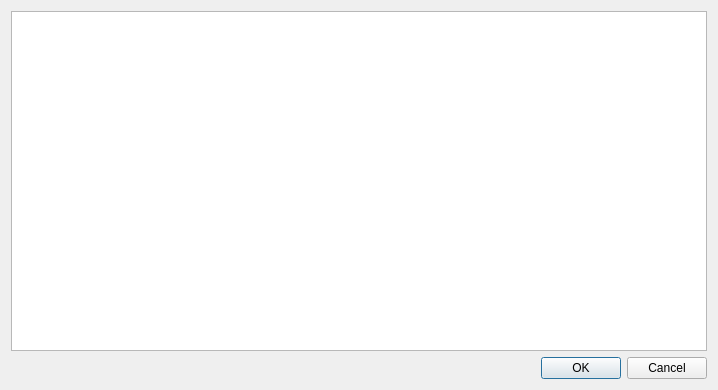
<?xml version="1.0" encoding="UTF-8"?>
<ui version="4.0">
 <class>BackUpViewerDialog</class>
 <widget class="QDialog" name="BackUpViewerDialog">
  <property name="geometry">
   <rect>
    <x>0</x>
    <y>0</y>
    <width>718</width>
    <height>390</height>
   </rect>
  </property>
  <property name="windowTitle">
   <string>Backup Viewer</string>
  </property>
  <property name="windowIcon">
   <iconset resource="ControllerBackup.qrc">
    <normaloff>:/ControllerBackup/ControllerBackup.png</normaloff>:/ControllerBackup/ControllerBackup.png</iconset>
  </property>
  <layout class="QVBoxLayout" name="verticalLayout">
   <item>
    <widget class="QTextEdit" name="textEdit"/>
   </item>
   <item>
    <widget class="QDialogButtonBox" name="buttonBox">
     <property name="orientation">
      <enum>Qt::Horizontal</enum>
     </property>
     <property name="standardButtons">
      <set>QDialogButtonBox::Cancel|QDialogButtonBox::Ok</set>
     </property>
    </widget>
   </item>
  </layout>
 </widget>
 <resources>
  <include location="ControllerBackup.qrc"/>
 </resources>
 <connections/>
</ui>
